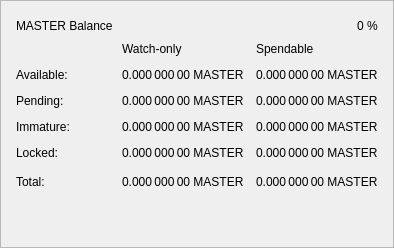
                   <widget class="QFrame" name="frame_Balances">
                    <property name="autoFillBackground">
                     <bool>false</bool>
                    </property>
                    <property name="styleSheet">
                     <string notr="true">basckground-color:#fff;</string>
                    </property>
                    <property name="frameShape">
                     <enum>QFrame::StyledPanel</enum>
                    </property>
                    <property name="frameShadow">
                     <enum>QFrame::Raised</enum>
                    </property>
                    <layout class="QVBoxLayout" name="verticalLayout_4">
                     <property name="leftMargin">
                      <number>15</number>
                     </property>
                     <property name="topMargin">
                      <number>15</number>
                     </property>
                     <property name="rightMargin">
                      <number>15</number>
                     </property>
                     <property name="bottomMargin">
                      <number>15</number>
                     </property>
                     <item>
                      <layout class="QHBoxLayout" name="horizontalLayout_4">
                       <item>
                        <widget class="QLabel" name="label_5">
                         <property name="minimumSize">
                          <size>
                           <width>0</width>
                           <height>20</height>
                          </size>
                         </property>
                         <property name="font">
                          <font/>
                         </property>
                         <property name="text">
                          <string>MASTER Balance</string>
                         </property>
                        </widget>
                       </item>
                       <item>
                        <spacer name="horizontalSpacer_3">
                         <property name="orientation">
                          <enum>Qt::Horizontal</enum>
                         </property>
                         <property name="sizeHint" stdset="0">
                          <size>
                           <width>40</width>
                           <height>20</height>
                          </size>
                         </property>
                        </spacer>
                       </item>
                       <item>
                        <widget class="QLabel" name="labelMASTERPercent">
                         <property name="text">
                          <string notr="true">0 %</string>
                         </property>
                        </widget>
                       </item>
                      </layout>
                     </item>
                     <item>
                      <layout class="QGridLayout" name="gridLayout">
                       <property name="spacing">
                        <number>12</number>
                       </property>
                       <item row="3" column="0">
                        <widget class="QLabel" name="labelImmatureText">
                         <property name="text">
                          <string>Immature:</string>
                         </property>
                        </widget>
                       </item>
                       <item row="4" column="0">
                        <widget class="QLabel" name="labelLockedBalanceText">
                         <property name="toolTip">
                          <string>Locked MASTER or Masternode collaterals. These are excluded from zMASTER minting.</string>
                         </property>
                         <property name="text">
                          <string>Locked:</string>
                         </property>
                        </widget>
                       </item>
                       <item row="5" column="0">
                        <widget class="QLabel" name="labelTotalText">
                         <property name="toolTip">
                          <string>Your current MasterStake balance, unconfirmed and immature transactions included</string>
                         </property>
                         <property name="text">
                          <string>Total:</string>
                         </property>
                        </widget>
                       </item>
                       <item row="5" column="1">
                        <spacer name="horizontalSpacer_9">
                         <property name="orientation">
                          <enum>Qt::Horizontal</enum>
                         </property>
                         <property name="sizeHint" stdset="0">
                          <size>
                           <width>40</width>
                           <height>20</height>
                          </size>
                         </property>
                        </spacer>
                       </item>
                       <item row="1" column="0">
                        <widget class="QLabel" name="labelBalanceText">
                         <property name="text">
                          <string>Available:</string>
                         </property>
                        </widget>
                       </item>
                       <item row="2" column="0">
                        <widget class="QLabel" name="labelPendingText">
                         <property name="text">
                          <string>Pending:</string>
                         </property>
                        </widget>
                       </item>
                       <item row="0" column="3">
                        <widget class="QLabel" name="labelSpendable">
                         <property name="text">
                          <string>Spendable</string>
                         </property>
                         <property name="alignment">
                          <set>Qt::AlignLeading|Qt::AlignLeft|Qt::AlignVCenter</set>
                         </property>
                        </widget>
                       </item>
                       <item row="0" column="2">
                        <widget class="QLabel" name="labelWatchonly">
                         <property name="text">
                          <string>Watch-only</string>
                         </property>
                         <property name="alignment">
                          <set>Qt::AlignLeading|Qt::AlignLeft|Qt::AlignVCenter</set>
                         </property>
                        </widget>
                       </item>
                       <item row="1" column="2">
                        <widget class="QLabel" name="labelWatchAvailable">
                         <property name="font">
                          <font/>
                         </property>
                         <property name="cursor">
                          <cursorShape>IBeamCursor</cursorShape>
                         </property>
                         <property name="toolTip">
                          <string>Your current balance in watch-only addresses</string>
                         </property>
                         <property name="text">
                          <string notr="true">0.000 000 00 MASTER</string>
                         </property>
                         <property name="alignment">
                          <set>Qt::AlignLeading|Qt::AlignLeft|Qt::AlignVCenter</set>
                         </property>
                         <property name="textInteractionFlags">
                          <set>Qt::LinksAccessibleByMouse|Qt::TextSelectableByKeyboard|Qt::TextSelectableByMouse</set>
                         </property>
                        </widget>
                       </item>
                       <item row="1" column="3">
                        <widget class="QLabel" name="labelBalance">
                         <property name="font">
                          <font/>
                         </property>
                         <property name="cursor">
                          <cursorShape>IBeamCursor</cursorShape>
                         </property>
                         <property name="toolTip">
                          <string>Your current spendable balance</string>
                         </property>
                         <property name="text">
                          <string notr="true">0.000 000 00 MASTER</string>
                         </property>
                         <property name="alignment">
                          <set>Qt::AlignLeading|Qt::AlignLeft|Qt::AlignVCenter</set>
                         </property>
                         <property name="textInteractionFlags">
                          <set>Qt::LinksAccessibleByMouse|Qt::TextSelectableByKeyboard|Qt::TextSelectableByMouse</set>
                         </property>
                        </widget>
                       </item>
                       <item row="2" column="2">
                        <widget class="QLabel" name="labelWatchPending">
                         <property name="font">
                          <font/>
                         </property>
                         <property name="cursor">
                          <cursorShape>IBeamCursor</cursorShape>
                         </property>
                         <property name="toolTip">
                          <string>Unconfirmed transactions to watch-only addresses</string>
                         </property>
                         <property name="text">
                          <string notr="true">0.000 000 00 MASTER</string>
                         </property>
                         <property name="alignment">
                          <set>Qt::AlignLeading|Qt::AlignLeft|Qt::AlignVCenter</set>
                         </property>
                         <property name="textInteractionFlags">
                          <set>Qt::LinksAccessibleByMouse|Qt::TextSelectableByKeyboard|Qt::TextSelectableByMouse</set>
                         </property>
                        </widget>
                       </item>
                       <item row="2" column="3">
                        <widget class="QLabel" name="labelUnconfirmed">
                         <property name="font">
                          <font/>
                         </property>
                         <property name="cursor">
                          <cursorShape>IBeamCursor</cursorShape>
                         </property>
                         <property name="toolTip">
                          <string>Total of transactions that have yet to be confirmed, and do not yet count toward the spendable balance</string>
                         </property>
                         <property name="text">
                          <string notr="true">0.000 000 00 MASTER</string>
                         </property>
                         <property name="alignment">
                          <set>Qt::AlignLeading|Qt::AlignLeft|Qt::AlignVCenter</set>
                         </property>
                         <property name="textInteractionFlags">
                          <set>Qt::LinksAccessibleByMouse|Qt::TextSelectableByKeyboard|Qt::TextSelectableByMouse</set>
                         </property>
                        </widget>
                       </item>
                       <item row="3" column="2">
                        <widget class="QLabel" name="labelWatchImmature">
                         <property name="font">
                          <font/>
                         </property>
                         <property name="cursor">
                          <cursorShape>IBeamCursor</cursorShape>
                         </property>
                         <property name="toolTip">
                          <string>Staked or masternode rewards in watch-only addresses that has not yet matured</string>
                         </property>
                         <property name="text">
                          <string notr="true">0.000 000 00 MASTER</string>
                         </property>
                         <property name="alignment">
                          <set>Qt::AlignLeading|Qt::AlignLeft|Qt::AlignVCenter</set>
                         </property>
                         <property name="textInteractionFlags">
                          <set>Qt::LinksAccessibleByMouse|Qt::TextSelectableByKeyboard|Qt::TextSelectableByMouse</set>
                         </property>
                        </widget>
                       </item>
                       <item row="3" column="3">
                        <widget class="QLabel" name="labelImmature">
                         <property name="font">
                          <font/>
                         </property>
                         <property name="cursor">
                          <cursorShape>IBeamCursor</cursorShape>
                         </property>
                         <property name="toolTip">
                          <string>Staked or masternode rewards that has not yet matured</string>
                         </property>
                         <property name="text">
                          <string notr="true">0.000 000 00 MASTER</string>
                         </property>
                         <property name="alignment">
                          <set>Qt::AlignLeading|Qt::AlignLeft|Qt::AlignVCenter</set>
                         </property>
                         <property name="textInteractionFlags">
                          <set>Qt::LinksAccessibleByMouse|Qt::TextSelectableByKeyboard|Qt::TextSelectableByMouse</set>
                         </property>
                        </widget>
                       </item>
                       <item row="4" column="2">
                        <widget class="QLabel" name="labelWatchLocked">
                         <property name="font">
                          <font/>
                         </property>
                         <property name="cursor">
                          <cursorShape>IBeamCursor</cursorShape>
                         </property>
                         <property name="toolTip">
                          <string>Current locked balance in watch-only addresses</string>
                         </property>
                         <property name="text">
                          <string notr="true">0.000 000 00 MASTER</string>
                         </property>
                         <property name="alignment">
                          <set>Qt::AlignLeading|Qt::AlignLeft|Qt::AlignVCenter</set>
                         </property>
                         <property name="textInteractionFlags">
                          <set>Qt::LinksAccessibleByMouse|Qt::TextSelectableByKeyboard|Qt::TextSelectableByMouse</set>
                         </property>
                        </widget>
                       </item>
                       <item row="4" column="3">
                        <widget class="QLabel" name="labelLockedBalance">
                         <property name="font">
                          <font/>
                         </property>
                         <property name="cursor">
                          <cursorShape>IBeamCursor</cursorShape>
                         </property>
                         <property name="toolTip">
                          <string>Locked MASTER or Masternode collaterals. These are excluded from zMASTER minting.</string>
                         </property>
                         <property name="text">
                          <string notr="true">0.000 000 00 MASTER</string>
                         </property>
                         <property name="alignment">
                          <set>Qt::AlignLeading|Qt::AlignLeft|Qt::AlignVCenter</set>
                         </property>
                         <property name="textInteractionFlags">
                          <set>Qt::LinksAccessibleByMouse|Qt::TextSelectableByKeyboard|Qt::TextSelectableByMouse</set>
                         </property>
                        </widget>
                       </item>
                       <item row="5" column="2">
                        <widget class="QLabel" name="labelWatchTotal">
                         <property name="font">
                          <font/>
                         </property>
                         <property name="cursor">
                          <cursorShape>IBeamCursor</cursorShape>
                         </property>
                         <property name="toolTip">
                          <string>Current total balance in watch-only addresses</string>
                         </property>
                         <property name="text">
                          <string notr="true">0.000 000 00 MASTER</string>
                         </property>
                         <property name="alignment">
                          <set>Qt::AlignLeading|Qt::AlignLeft|Qt::AlignVCenter</set>
                         </property>
                         <property name="textInteractionFlags">
                          <set>Qt::LinksAccessibleByMouse|Qt::TextSelectableByKeyboard|Qt::TextSelectableByMouse</set>
                         </property>
                        </widget>
                       </item>
                       <item row="5" column="3">
                        <widget class="QLabel" name="labelTotal">
                         <property name="font">
                          <font/>
                         </property>
                         <property name="cursor">
                          <cursorShape>IBeamCursor</cursorShape>
                         </property>
                         <property name="toolTip">
                          <string>Your current MasterStake balance, unconfirmed and immature transactions included</string>
                         </property>
                         <property name="text">
                          <string notr="true">0.000 000 00 MASTER</string>
                         </property>
                         <property name="alignment">
                          <set>Qt::AlignLeading|Qt::AlignLeft|Qt::AlignVCenter</set>
                         </property>
                         <property name="textInteractionFlags">
                          <set>Qt::LinksAccessibleByMouse|Qt::TextSelectableByKeyboard|Qt::TextSelectableByMouse</set>
                         </property>
                        </widget>
                       </item>
                      </layout>
                     </item>
                     <item>
                      <spacer name="verticalSpacer_3">
                       <property name="orientation">
                        <enum>Qt::Vertical</enum>
                       </property>
                       <property name="sizeType">
                        <enum>QSizePolicy::Expanding</enum>
                       </property>
                       <property name="sizeHint" stdset="0">
                        <size>
                         <width>20</width>
                         <height>40</height>
                        </size>
                       </property>
                      </spacer>
                     </item>
                    </layout>
                   </widget>
